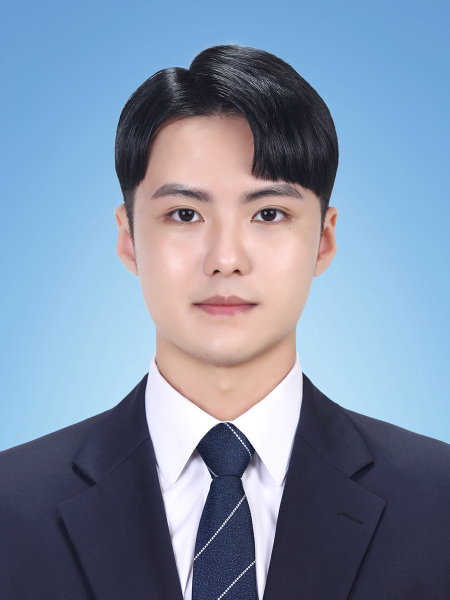
#> input picture opencv/image/my_face.jpg, 900 x 1200 px (shown at 1/2 size)
$ python mask_creator.py
#> lines starting #> are read from the running program, lines starting #| are printed output that depends on the picture; after the words box and inside, x2 and y2 are one past the last pixel; in counts of white or black regions, pixels touching at a corner belong together
### opencv/util/CommUtils.py
import numpy as np, cv2

# 이미지 기울기 보정을 위한 함수
# 인자값1 : 원본이미지 / 인자값2 : 얼굴 중심 좌표 / 인자값3 : 양쪽 눈 중심좌표
# 결과값 : 보정된 이미지, 보정된 얼굴 중심 좌표
def doCorrectionImage(image, face_center, eye_centers):

    #양쪽 눈 좌표
    pt0, pt1 = eye_centers

    if pt0[0] > pt1[0]: pt0, pt1 = pt1, pt0

    # 두 좌표간 차분 계산
    dx, dy = np.subtract(pt1, pt0).astype(float)

    #역탄젠트로 기울기 계산
    angle = cv2.fastAtan2(dy, dx)

    # 계산된 기울기만큼 이미지 회전하기
    rot = cv2.getRotationMatrix2D((int(face_center[0]),int(face_center[1])), angle, 1)

    # 회전된 이미지를 원래 이미지 크기로 자르기
    size = image.shape[1::-1]

    # 보정된 이미지 생성
    correction_image = cv2.warpAffine(image, rot, size, cv2.INTER_CUBIC)

    # 눈 위치 보정
    eye_centers = np.expand_dims(eye_centers, axis=0)
    correction_centers = cv2.transform(eye_centers, rot)
    correction_centers = np.squeeze(correction_centers, axis=0)

    return correction_image, correction_centers

# 얼굴이미지로부터 상세 객체 탐지를 위한 함수
# 인자값1 : 얼굴 이미지 / 인자값2 : 얼굴 중심 좌표
# 결과값 : 윗머리, 귓밑머리, 입술, 얼굴 전체
def doDetectObject(face, center):
    w, h = face[2:4]
    center = np.array(center)

    # 얼굴영역 평균 비율
    # 얼굴 시작좌표 : 얼굴 증심으로부터 머리 시작좌표까지 평균 약 65%
    # 머리 끝 좌표 : 얼굴 증심으로부터 머리 끝좌표까지 평균 약 45%
    face_avg_rate = np.multiply((w,h), (0.45, 0.65))

    # 입술영역 평균 비율
    # 입술 시작좌표 : 입술 중심으로부터 얼굴높이의 평균 약 10%
    # 입술 끝 좌표 : 입술 증심으로부터 얼굴 너비의 평균 약 18%
    lib_avg_rate = np.multiply((w,h), (0.18, 0.1))

    # 얼굴 중심에서 머리 시작좌표로 이동
    pt1 = center - face_avg_rate

    # 얼굴 중심에서 머리 종료좌표로 이동
    pt2 = center + face_avg_rate

    # 얼굴 전체 영역
    face_all = roi(pt1, pt2-pt1)

    size = np.multiply(face_all[2:4], (1, 0.35))

    # 윗머리 영역
    face_up = roi(pt1, size)

    # 귀밑머리 영역
    face_down = roi(pt2-size, size)

    # 입술 중심 좌표(얼굴 중심의 약 30% 아래 위치함)
    lip_center = center + (0, h * 0.3)

    # 입술 중심에서 입술 시작좌표로 이동
    lip1 = lip_center - lib_avg_rate

    # 입술 중심에서 입술 끝좌표로 이동
    lip2 = lip_center + lib_avg_rate

    # 입술 영역
    lip = roi(lip1, lip2-lip1)

    return [face_up, face_down, lip, face_all]

# 이미지의 관심영역(ROI, Region of Interest)을 가져오기는 함수
# 인자값1 : 위치 / 인자값2 : 크기
# 결과값 : 영역 값
def roi(pt, size):
    return np.ravel([pt, size]).astype(int)

# 타원형으로 마스크 생성하는 함수
# 인자값1 : 원본 이미지 / 인자값2 : 세부 영역(윗머리, 귓밑머리, 입술, 얼굴 전체 중 하나)
# 인자값3 : 색상 / 인자값4 : 실선(사전 정의함)
# 결과값 : 타원형 마스크를 그린 이미지
def draw_ellipse(image, roi, color, thickness=cv2.FILLED):

    # 영역의 좌표 구하기
    x, y, w, h = roi

    # 영역의 자표로 부터 중심 좌표 구하기
    center = (x + w // 2, y + h // 2)

    # 타원 크기 설정하기(사람 얼굴 객체의 일반적인 타원 비율은 45%임)
    size = (int(w * 0.45), int(h * 0.45))

    # 타원 그리기
    cv2.ellipse(image, center, size, 0, 0, 360, color, thickness)

    return image

### opencv/mask_creator.py
# 생성한 CommUtils에 정의한 함수를 사용하기 위해 사용
from util.CommUtils import *

# 인식률을 높이기 위한 전처리
def preprocessing():
    # 분석하기 위한 이미지 불러오기
    image = cv2.imread("image/my_face.jpg", cv2.IMREAD_COLOR)
#> image is the input picture: shape (1200, 900, 3); mean B, G, R 165.8, 142.2, 126

    # 이미지가 존재하지 안으면, 에러 반환
    if image is None: return None, None

    # 이미지 크기 사이즈 변경하기
    image = cv2.resize(image, (700, 700))
#> image: shape (700, 700, 3)

    # 흑백사진으로 변경
    gray = cv2.cvtColor(image, cv2.COLOR_BGR2GRAY)
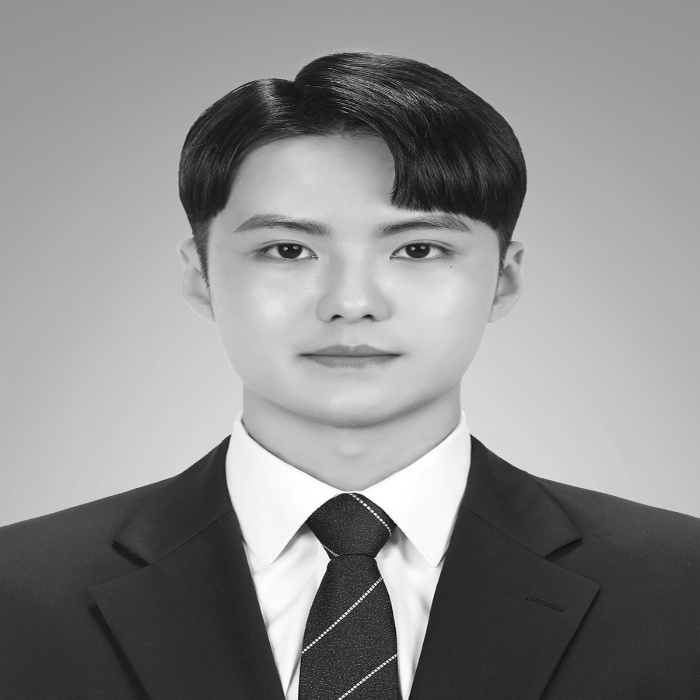
#> gray: shape (700, 700); min 6, max 255, mean 140

    # 변환한 흑백사진으로부터 히스토그램 평활화
    gray = cv2.equalizeHist(gray)
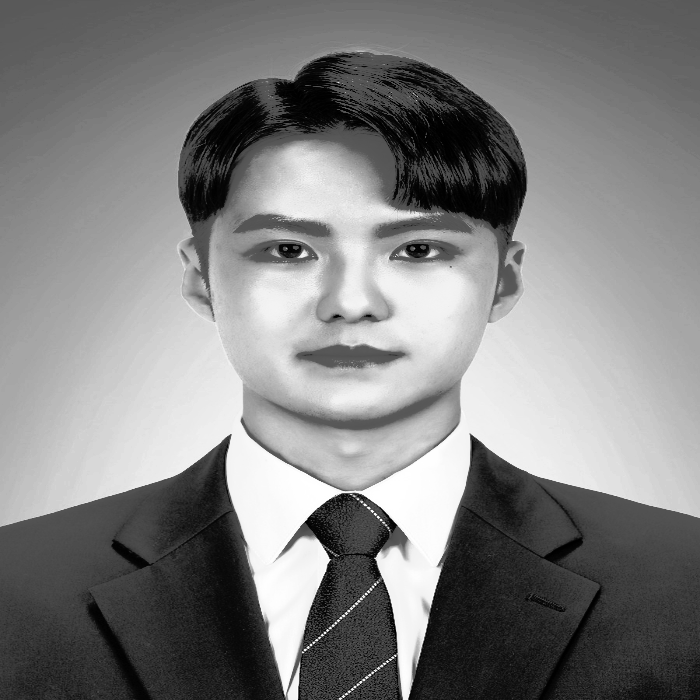
#> gray: shape (700, 700); min 0, max 255, mean 128.7

    return image, gray


# 학습된 얼굴 정면검출기 사용하기
face_cascade = cv2.CascadeClassifier("data/haarcascade_frontalface_alt2.xml")

# 학습된 눈 검출기 사용하기
eye_cascade = cv2.CascadeClassifier("data/haarcascade_eye_tree_eyeglasses.xml")

# 인식률을 높이기 위한 전처리 함수 호출
image, gray = preprocessing()  # 전처리

if image is None: raise Exception("영상 파일 읽기 에러")

# 얼굴 검출 수행(정확도 높이는 방법의 아래 파라미터를 조절함)
# 얼굴 검출은 히스토그램 평황화한 이미지 사용
# scaleFactor : 1.1
# minNeighbors : 인근 유사 픽셀 발견 비율이 2번 이상
# flags : 0 => 더이상 사용하지 않는 인자값
# 분석할 이미지의 최소 크기 : 가로 100, 세로 100
faces = face_cascade.detectMultiScale(gray, 1.1, 2, 0, (100, 100))
#> faces = [[193, 130, 305, 305]]

# 얼굴이 검출되었다면,
if faces.any():

    # 얼굴 위치 값을 가져오기
    x, y, w, h = faces[0]
#> x = 193; y = 130; w = 305; h = 305

    # 원본이미지로부터 얼굴영역 가져오기
    face_image = image[y:y + h, x:x + w]
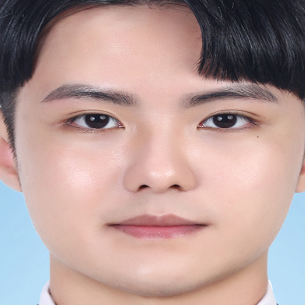
#> face_image: shape (305, 305, 3); mean B, G, R 151.7, 155.3, 181.3

    # 눈 검출 수행하기(정확도 높이는 방법의 아래 파라미터를 조절함)
    # 눈 검출은 얼굴 이미지 영역만 불러와 분석 수행
    # scaleFactor : 1.15
    # minNeighbors : 인근 유사 픽셀 발견 비율이 7번 이상
    # flags : 0 => 더이상 사용하지 않는 인자값
    # 분석할 이미지의 최소 크기 : 가로 25, 세로 20
    eyes = eye_cascade.detectMultiScale(face_image, 1.15, 7, 0, (25, 20))
#> eyes = [[196, 91, 60, 60], [64, 91, 61, 61]]

    # 눈을 찾을 수 있다면,
    if len(eyes) == 2:
        # 얼굴 가운데
        face_center = (x + w // 2, y + h // 2)
#> face_center = (345, 282)

        # 양쪽 눈 가운데 위치 값 가져오기
        eye_centers  = [[x+ex+ew//2, y+ey+eh//2] for ex,ey,ew,eh in eyes]
#> eye_centers = [[419, 251], [287, 251]]

        # 사진의 기울기 보정
        correction_image, correction_center = doCorrectionImage(image, face_center, eye_centers )
#> in doCorrectionImage, `pt0, pt1 = eye_centers`: pt0 = [419, 251]; pt1 = [287, 251]
#> in doCorrectionImage, `if pt0[0] > pt1[0]: pt0, pt1 = pt1, pt0`: pt1 = [419, 251]
#> in doCorrectionImage, `dx, dy = np.subtract(pt1, pt0).astype(float)`: dx = 132; dy = 0
#> in doCorrectionImage, `rot = cv2.getRotationMatrix2D((int(face_center[0]),int(face_center[1])..`: rot = [[1, 0, 0], [0, 1, 0]]
#> in doCorrectionImage, `eye_centers = np.expand_dims(eye_centers, axis=0)`: eye_centers = [[419, 251], [287, 251]]
#> correction_center = [[419, 251], [287, 251]]

        # 얼굴 상세 객체(윗머리, 귀밑머리, 입술) 찾기
        # rois[0] : 윗머리 / rois[1] : 귓밑머리 / rois[2] : 입술 / rois[3] : 얼굴 전체
        rois = doDetectObject(faces[0], face_center)
#> in doDetectObject, `w, h = face[2:4]`: w = 305
#> in doDetectObject, `center = np.array(center)`: center = [345, 282]
#> in doDetectObject, `face_avg_rate = np.multiply((w,h), (0.45, 0.65))`: face_avg_rate = [137.2, 198.2]
#> in doDetectObject, `lib_avg_rate = np.multiply((w,h), (0.18, 0.1))`: lib_avg_rate = [54.9, 30.5]
#> in doDetectObject, `pt1 = center - face_avg_rate`: pt1 = [207.8, 83.75]
#> in doDetectObject, `pt2 = center + face_avg_rate`: pt2 = [482.2, 480.2]
#> in doDetectObject, `face_all = roi(pt1, pt2-pt1)`: face_all = [207, 83, 274, 396]
#> in doDetectObject, `size = np.multiply(face_all[2:4], (1, 0.35))`: size = [274, 138.6]
#> in doDetectObject, `face_up = roi(pt1, size)`: face_up = [207, 83, 274, 138]
#> in doDetectObject, `face_down = roi(pt2-size, size)`: face_down = [208, 341, 274, 138]
#> in doDetectObject, `lip_center = center + (0, h * 0.3)`: lip_center = [345, 373.5]
#> in doDetectObject, `lip1 = lip_center - lib_avg_rate`: lip1 = [290.1, 343]
#> in doDetectObject, `lip2 = lip_center + lib_avg_rate`: lip2 = [399.9, 404]
#> in doDetectObject, `lip = roi(lip1, lip2-lip1)`: lip = [290, 343, 109, 61]
#> rois = [[207, 83, 274, 138], [208, 341, 274, 138], [290, 343, 109, 61], [207, 83, 274, 396]]

        # 보정된 사진 전체를 마스크만들기
        base_mask = np.full(correction_image.shape[:2], 255, np.uint8)

        # 얼굴 전체 마스크 만들기(사람의 얼굴은 평균 약 45% 타원으로 구성됨)
        # 얼굴 영역을 연산하기 않기 위해 색상을 검정색(값 : 0)으로 설정함
        face_mask = draw_ellipse(base_mask, rois[3], 0, -1)
#> in draw_ellipse, `x, y, w, h = roi`: x = 207; y = 83; w = 274; h = 396
#> in draw_ellipse, `center = (x + w // 2, y + h // 2)`: center = (344, 281)
#> in draw_ellipse, `size = (int(w * 0.45), int(h * 0.45))`: size = (123, 178)
#> in draw_ellipse, `cv2.ellipse(image, center, size, 0, 0, 360, color, thickness)`:
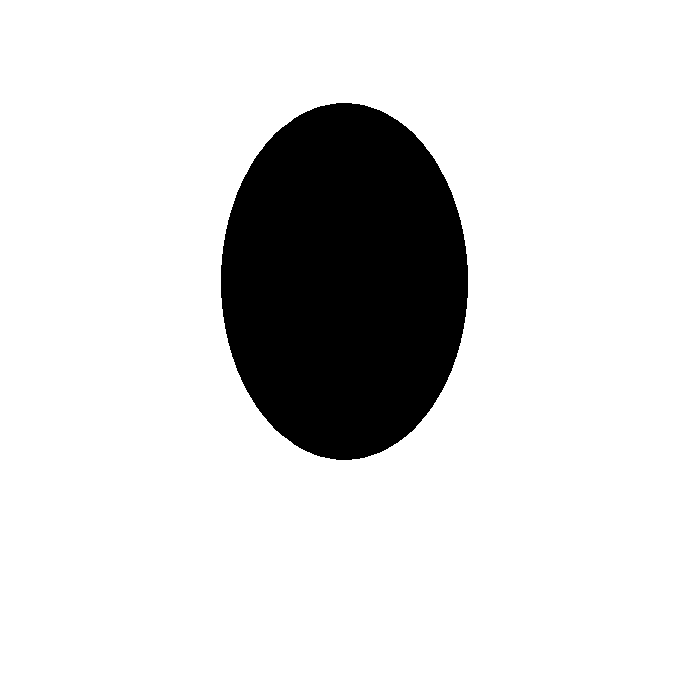
#> image: shape (700, 700); 85.9% white; 1 black region, box (x1, y1, x2, y2) and area: (221, 103, 468, 460) 69157

        # 입술 마스크 만들기(사람의 얼굴은 평균 약 45% 타원으로 구성됨)
        # 입술 영역을 연산하기 위해 색상을 흰색(값 : 255)으로 설정함
        lip_mask = draw_ellipse(np.copy(base_mask), rois[2], 255)
#> call 2 of draw_ellipse, with roi = array of shape (4,), color = 255, thickness = -1
#> in draw_ellipse (call 2), `x, y, w, h = roi`: x = 290; y = 343; w = 109; h = 61
#> in draw_ellipse (call 2), `center = (x + w // 2, y + h // 2)`: center = (344, 373)
#> in draw_ellipse (call 2), `size = (int(w * 0.45), int(h * 0.45))`: size = (49, 27)
#> in draw_ellipse (call 2), `cv2.ellipse(image, center, size, 0, 0, 360, color, thickness)`:
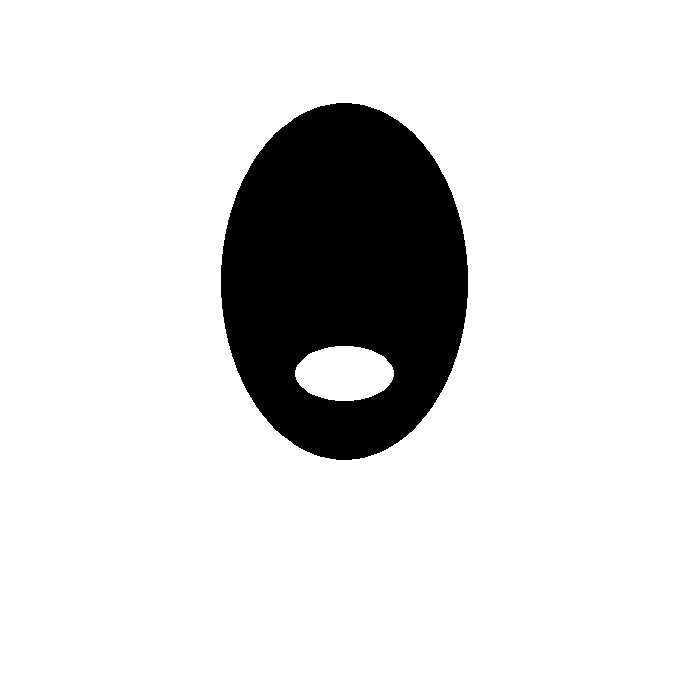
#> image: shape (700, 700); 86.8% white; 1 black region, box (x1, y1, x2, y2) and area: (221, 103, 468, 460) 64891

        # 윗머리용 얼굴전체 마스크, 귓밑머리용 얼굴전체 마스크, 입술마스크, 입술 제외용 마스크를 masks 저장
        masks = [face_mask, face_mask, lip_mask, ~lip_mask]

        # 만들어 놓은 마스크에 얼굴 상세 객체의 크기에 맞게 다시 저장함
        masks = [mask[y:y + h, x:x + w] for mask, (x, y, w, h) in zip(masks, rois)]
#> masks = 4 items

        # 최종 마스크 확인
        for i, mask in enumerate(masks):
            cv2.imshow("mask" + str(i), mask)
#> this loop made 4 passes
#> pass 1, `cv2.imshow("mask" + str(i), mask)`:
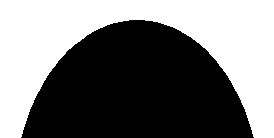
#> window 'mask0': shape (138, 274); 47.3% white; 1 white region, box (x1, y1, x2, y2) and area: (0, 0, 274, 138) 17885
#> pass 2, `cv2.imshow("mask" + str(i), mask)`:
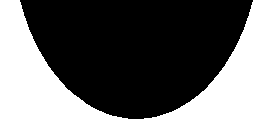
#> window 'mask1': shape (138, 274); 46.7% white; 1 white region, box (x1, y1, x2, y2) and area: (0, 0, 274, 138) 17652

    else:
        print("눈 미검출")

else:
    print("얼굴 미검출")

# 입력받는 것 대기하기, 작성안하면, 결과창이 바로 닫힘
cv2.waitKey(0)

$ run again, with opencv/image/03.jpg copied over opencv/image/my_face.jpg
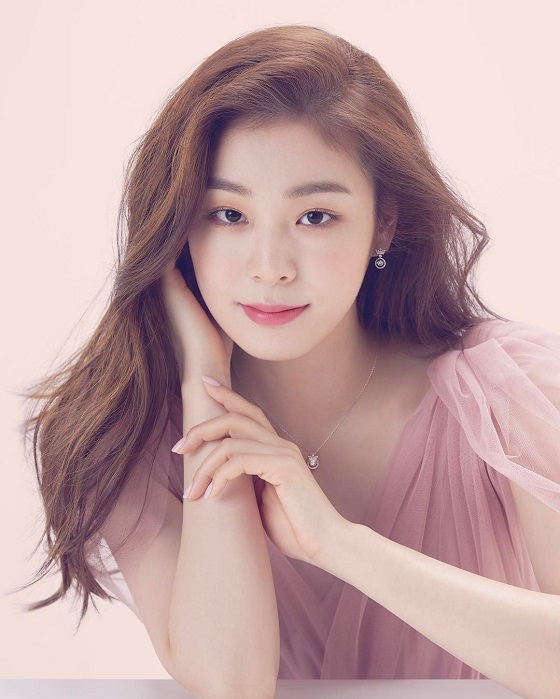
#> input picture opencv/image/03.jpg, 560 x 699 px
#> in preprocessing, image is the input picture: shape (699, 560, 3); mean B, G, R 165, 164.8, 194.8
#> faces = [[212, 120, 262, 262]]
#> `x, y, w, h = faces[0]`: x = 212; y = 120; w = 262
#> eyes = [[46, 68, 55, 55], [154, 69, 56, 56]]
#> face_center = (343, 251)
#> `eye_centers  = [[x+ex+ew//2, y+ey+eh//2] for ex,ey,ew,eh in eyes]`: eye_centers = [[285, 215], [394, 217]]
#> in doCorrectionImage, `pt0, pt1 = eye_centers`: pt0 = [285, 215]; pt1 = [394, 217]
#> dx = 109; dy = 2
#> angle = 1.05
#> rot = [[1, 0.0183, -4.55], [-0.0183, 1, 6.33]]
#> in doCorrectionImage, `eye_centers = np.expand_dims(eye_centers, axis=0)`: eye_centers = [[285, 215], [394, 217]]
#> correction_centers = [[284, 216], [393, 216]]
#> in doDetectObject, `w, h = face[2:4]`: w = 262
#> in doDetectObject, `center = np.array(center)`: center = [343, 251]
#> face_avg_rate = [117.9, 170.3]
#> lib_avg_rate = [47.16, 26.2]
#> in doDetectObject, `pt1 = center - face_avg_rate`: pt1 = [225.1, 80.7]
#> pt2 = [460.9, 421.3]
#> face_all = [225, 80, 235, 340]
#> in doDetectObject, `size = np.multiply(face_all[2:4], (1, 0.35))`: size = [235, 119]
#> face_up = [225, 80, 235, 118]
#> face_down = [225, 302, 235, 118]
#> lip_center = [343, 329.6]
#> lip1 = [295.8, 303.4]
#> lip2 = [390.2, 355.8]
#> lip = [295, 303, 94, 52]
#> rois = [[225, 80, 235, 118], [225, 302, 235, 118], [295, 303, 94, 52], [225, 80, 235, 340]]
#> in draw_ellipse, `x, y, w, h = roi`: x = 225; y = 80; w = 235; h = 340
#> in draw_ellipse, `center = (x + w // 2, y + h // 2)`: center = (342, 250)
#> in draw_ellipse, `size = (int(w * 0.45), int(h * 0.45))`: size = (105, 153)
#> in draw_ellipse, `cv2.ellipse(image, center, size, 0, 0, 360, color, thickness)`:
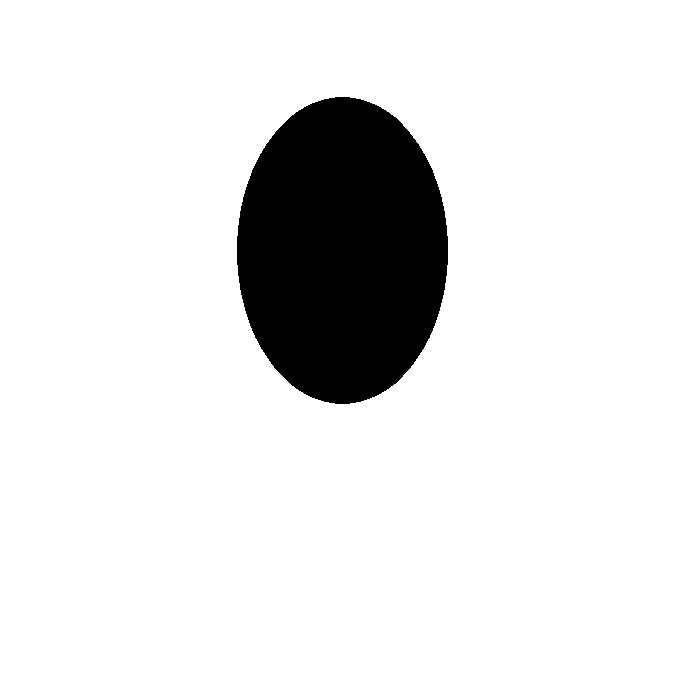
#> image: shape (700, 700); 89.6% white; 1 black region, box (x1, y1, x2, y2) and area: (237, 97, 448, 404) 50799
#> masks = 4 items
#> the loop `for i, mask in enumerate(masks):` made 4 passes
#> pass 2, `cv2.imshow("mask" + str(i), mask)`:
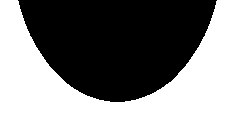
#> window 'mask1': shape (118, 235); 46.8% white; 1 white region, box (x1, y1, x2, y2) and area: (0, 0, 235, 118) 12985
